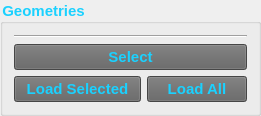
     <widget class="QGroupBox" name="geometries_groupBox">
      <property name="font">
       <font>
        <family>Microsoft Sans Serif</family>
        <pointsize>11</pointsize>
        <weight>75</weight>
        <bold>true</bold>
       </font>
      </property>
      <property name="styleSheet">
       <string notr="true">color: rgb(26, 209, 255);
border-color: rgb(199, 199, 199);</string>
      </property>
      <property name="title">
       <string>Geometries</string>
      </property>
      <layout class="QVBoxLayout" name="geometries_groupBox_verticalLayout">
       <item>
        <layout class="QVBoxLayout" name="geometries_treeView_verticalLayout"/>
       </item>
       <item>
        <widget class="Line" name="geometries_line">
         <property name="font">
          <font>
           <family>Microsoft Sans Serif</family>
           <pointsize>11</pointsize>
          </font>
         </property>
         <property name="orientation">
          <enum>Qt::Horizontal</enum>
         </property>
        </widget>
       </item>
       <item>
        <widget class="QPushButton" name="geometriesSelect_pushButton">
         <property name="sizePolicy">
          <sizepolicy hsizetype="Preferred" vsizetype="Fixed">
           <horstretch>0</horstretch>
           <verstretch>0</verstretch>
          </sizepolicy>
         </property>
         <property name="minimumSize">
          <size>
           <width>0</width>
           <height>25</height>
          </size>
         </property>
         <property name="palette">
          <palette>
           <active>
            <colorrole role="WindowText">
             <brush brushstyle="SolidPattern">
              <color alpha="255">
               <red>26</red>
               <green>209</green>
               <blue>255</blue>
              </color>
             </brush>
            </colorrole>
            <colorrole role="Button">
             <brush brushstyle="SolidPattern">
              <color alpha="255">
               <red>98</red>
               <green>98</green>
               <blue>98</blue>
              </color>
             </brush>
            </colorrole>
            <colorrole role="Text">
             <brush brushstyle="SolidPattern">
              <color alpha="255">
               <red>26</red>
               <green>209</green>
               <blue>255</blue>
              </color>
             </brush>
            </colorrole>
            <colorrole role="ButtonText">
             <brush brushstyle="SolidPattern">
              <color alpha="255">
               <red>26</red>
               <green>209</green>
               <blue>255</blue>
              </color>
             </brush>
            </colorrole>
            <colorrole role="Base">
             <brush brushstyle="SolidPattern">
              <color alpha="255">
               <red>98</red>
               <green>98</green>
               <blue>98</blue>
              </color>
             </brush>
            </colorrole>
            <colorrole role="Window">
             <brush brushstyle="SolidPattern">
              <color alpha="255">
               <red>98</red>
               <green>98</green>
               <blue>98</blue>
              </color>
             </brush>
            </colorrole>
           </active>
           <inactive>
            <colorrole role="WindowText">
             <brush brushstyle="SolidPattern">
              <color alpha="255">
               <red>26</red>
               <green>209</green>
               <blue>255</blue>
              </color>
             </brush>
            </colorrole>
            <colorrole role="Button">
             <brush brushstyle="SolidPattern">
              <color alpha="255">
               <red>98</red>
               <green>98</green>
               <blue>98</blue>
              </color>
             </brush>
            </colorrole>
            <colorrole role="Text">
             <brush brushstyle="SolidPattern">
              <color alpha="255">
               <red>26</red>
               <green>209</green>
               <blue>255</blue>
              </color>
             </brush>
            </colorrole>
            <colorrole role="ButtonText">
             <brush brushstyle="SolidPattern">
              <color alpha="255">
               <red>26</red>
               <green>209</green>
               <blue>255</blue>
              </color>
             </brush>
            </colorrole>
            <colorrole role="Base">
             <brush brushstyle="SolidPattern">
              <color alpha="255">
               <red>98</red>
               <green>98</green>
               <blue>98</blue>
              </color>
             </brush>
            </colorrole>
            <colorrole role="Window">
             <brush brushstyle="SolidPattern">
              <color alpha="255">
               <red>98</red>
               <green>98</green>
               <blue>98</blue>
              </color>
             </brush>
            </colorrole>
           </inactive>
           <disabled>
            <colorrole role="WindowText">
             <brush brushstyle="SolidPattern">
              <color alpha="255">
               <red>26</red>
               <green>209</green>
               <blue>255</blue>
              </color>
             </brush>
            </colorrole>
            <colorrole role="Button">
             <brush brushstyle="SolidPattern">
              <color alpha="255">
               <red>98</red>
               <green>98</green>
               <blue>98</blue>
              </color>
             </brush>
            </colorrole>
            <colorrole role="Text">
             <brush brushstyle="SolidPattern">
              <color alpha="255">
               <red>26</red>
               <green>209</green>
               <blue>255</blue>
              </color>
             </brush>
            </colorrole>
            <colorrole role="ButtonText">
             <brush brushstyle="SolidPattern">
              <color alpha="255">
               <red>26</red>
               <green>209</green>
               <blue>255</blue>
              </color>
             </brush>
            </colorrole>
            <colorrole role="Base">
             <brush brushstyle="SolidPattern">
              <color alpha="255">
               <red>98</red>
               <green>98</green>
               <blue>98</blue>
              </color>
             </brush>
            </colorrole>
            <colorrole role="Window">
             <brush brushstyle="SolidPattern">
              <color alpha="255">
               <red>98</red>
               <green>98</green>
               <blue>98</blue>
              </color>
             </brush>
            </colorrole>
           </disabled>
          </palette>
         </property>
         <property name="font">
          <font>
           <family>Microsoft Sans Serif</family>
           <pointsize>11</pointsize>
           <weight>75</weight>
           <bold>true</bold>
          </font>
         </property>
         <property name="styleSheet">
          <string notr="true">background-color: rgb(98, 98, 98);
color: rgb(26, 209, 255);</string>
         </property>
         <property name="text">
          <string>Select</string>
         </property>
        </widget>
       </item>
       <item>
        <layout class="QHBoxLayout" name="geometriesLoad_pushButton_horizontalLayout">
         <item>
          <widget class="QPushButton" name="geometriesLoadSelected_pushButton">
           <property name="sizePolicy">
            <sizepolicy hsizetype="Preferred" vsizetype="Fixed">
             <horstretch>0</horstretch>
             <verstretch>0</verstretch>
            </sizepolicy>
           </property>
           <property name="minimumSize">
            <size>
             <width>0</width>
             <height>25</height>
            </size>
           </property>
           <property name="palette">
            <palette>
             <active>
              <colorrole role="WindowText">
               <brush brushstyle="SolidPattern">
                <color alpha="255">
                 <red>26</red>
                 <green>209</green>
                 <blue>255</blue>
                </color>
               </brush>
              </colorrole>
              <colorrole role="Button">
               <brush brushstyle="SolidPattern">
                <color alpha="255">
                 <red>98</red>
                 <green>98</green>
                 <blue>98</blue>
                </color>
               </brush>
              </colorrole>
              <colorrole role="Text">
               <brush brushstyle="SolidPattern">
                <color alpha="255">
                 <red>26</red>
                 <green>209</green>
                 <blue>255</blue>
                </color>
               </brush>
              </colorrole>
              <colorrole role="ButtonText">
               <brush brushstyle="SolidPattern">
                <color alpha="255">
                 <red>26</red>
                 <green>209</green>
                 <blue>255</blue>
                </color>
               </brush>
              </colorrole>
              <colorrole role="Base">
               <brush brushstyle="SolidPattern">
                <color alpha="255">
                 <red>98</red>
                 <green>98</green>
                 <blue>98</blue>
                </color>
               </brush>
              </colorrole>
              <colorrole role="Window">
               <brush brushstyle="SolidPattern">
                <color alpha="255">
                 <red>98</red>
                 <green>98</green>
                 <blue>98</blue>
                </color>
               </brush>
              </colorrole>
             </active>
             <inactive>
              <colorrole role="WindowText">
               <brush brushstyle="SolidPattern">
                <color alpha="255">
                 <red>26</red>
                 <green>209</green>
                 <blue>255</blue>
                </color>
               </brush>
              </colorrole>
              <colorrole role="Button">
               <brush brushstyle="SolidPattern">
                <color alpha="255">
                 <red>98</red>
                 <green>98</green>
                 <blue>98</blue>
                </color>
               </brush>
              </colorrole>
              <colorrole role="Text">
               <brush brushstyle="SolidPattern">
                <color alpha="255">
                 <red>26</red>
                 <green>209</green>
                 <blue>255</blue>
                </color>
               </brush>
              </colorrole>
              <colorrole role="ButtonText">
               <brush brushstyle="SolidPattern">
                <color alpha="255">
                 <red>26</red>
                 <green>209</green>
                 <blue>255</blue>
                </color>
               </brush>
              </colorrole>
              <colorrole role="Base">
               <brush brushstyle="SolidPattern">
                <color alpha="255">
                 <red>98</red>
                 <green>98</green>
                 <blue>98</blue>
                </color>
               </brush>
              </colorrole>
              <colorrole role="Window">
               <brush brushstyle="SolidPattern">
                <color alpha="255">
                 <red>98</red>
                 <green>98</green>
                 <blue>98</blue>
                </color>
               </brush>
              </colorrole>
             </inactive>
             <disabled>
              <colorrole role="WindowText">
               <brush brushstyle="SolidPattern">
                <color alpha="255">
                 <red>26</red>
                 <green>209</green>
                 <blue>255</blue>
                </color>
               </brush>
              </colorrole>
              <colorrole role="Button">
               <brush brushstyle="SolidPattern">
                <color alpha="255">
                 <red>98</red>
                 <green>98</green>
                 <blue>98</blue>
                </color>
               </brush>
              </colorrole>
              <colorrole role="Text">
               <brush brushstyle="SolidPattern">
                <color alpha="255">
                 <red>26</red>
                 <green>209</green>
                 <blue>255</blue>
                </color>
               </brush>
              </colorrole>
              <colorrole role="ButtonText">
               <brush brushstyle="SolidPattern">
                <color alpha="255">
                 <red>26</red>
                 <green>209</green>
                 <blue>255</blue>
                </color>
               </brush>
              </colorrole>
              <colorrole role="Base">
               <brush brushstyle="SolidPattern">
                <color alpha="255">
                 <red>98</red>
                 <green>98</green>
                 <blue>98</blue>
                </color>
               </brush>
              </colorrole>
              <colorrole role="Window">
               <brush brushstyle="SolidPattern">
                <color alpha="255">
                 <red>98</red>
                 <green>98</green>
                 <blue>98</blue>
                </color>
               </brush>
              </colorrole>
             </disabled>
            </palette>
           </property>
           <property name="font">
            <font>
             <family>Microsoft Sans Serif</family>
             <pointsize>11</pointsize>
             <weight>75</weight>
             <bold>true</bold>
            </font>
           </property>
           <property name="styleSheet">
            <string notr="true">background-color: rgb(98, 98, 98);
color: rgb(26, 209, 255);</string>
           </property>
           <property name="text">
            <string>  Load Selected  </string>
           </property>
          </widget>
         </item>
         <item>
          <widget class="QPushButton" name="geometriesLoadAll_pushButton">
           <property name="sizePolicy">
            <sizepolicy hsizetype="Preferred" vsizetype="Fixed">
             <horstretch>0</horstretch>
             <verstretch>0</verstretch>
            </sizepolicy>
           </property>
           <property name="minimumSize">
            <size>
             <width>0</width>
             <height>25</height>
            </size>
           </property>
           <property name="palette">
            <palette>
             <active>
              <colorrole role="WindowText">
               <brush brushstyle="SolidPattern">
                <color alpha="255">
                 <red>26</red>
                 <green>209</green>
                 <blue>255</blue>
                </color>
               </brush>
              </colorrole>
              <colorrole role="Button">
               <brush brushstyle="SolidPattern">
                <color alpha="255">
                 <red>98</red>
                 <green>98</green>
                 <blue>98</blue>
                </color>
               </brush>
              </colorrole>
              <colorrole role="Text">
               <brush brushstyle="SolidPattern">
                <color alpha="255">
                 <red>26</red>
                 <green>209</green>
                 <blue>255</blue>
                </color>
               </brush>
              </colorrole>
              <colorrole role="ButtonText">
               <brush brushstyle="SolidPattern">
                <color alpha="255">
                 <red>26</red>
                 <green>209</green>
                 <blue>255</blue>
                </color>
               </brush>
              </colorrole>
              <colorrole role="Base">
               <brush brushstyle="SolidPattern">
                <color alpha="255">
                 <red>98</red>
                 <green>98</green>
                 <blue>98</blue>
                </color>
               </brush>
              </colorrole>
              <colorrole role="Window">
               <brush brushstyle="SolidPattern">
                <color alpha="255">
                 <red>98</red>
                 <green>98</green>
                 <blue>98</blue>
                </color>
               </brush>
              </colorrole>
             </active>
             <inactive>
              <colorrole role="WindowText">
               <brush brushstyle="SolidPattern">
                <color alpha="255">
                 <red>26</red>
                 <green>209</green>
                 <blue>255</blue>
                </color>
               </brush>
              </colorrole>
              <colorrole role="Button">
               <brush brushstyle="SolidPattern">
                <color alpha="255">
                 <red>98</red>
                 <green>98</green>
                 <blue>98</blue>
                </color>
               </brush>
              </colorrole>
              <colorrole role="Text">
               <brush brushstyle="SolidPattern">
                <color alpha="255">
                 <red>26</red>
                 <green>209</green>
                 <blue>255</blue>
                </color>
               </brush>
              </colorrole>
              <colorrole role="ButtonText">
               <brush brushstyle="SolidPattern">
                <color alpha="255">
                 <red>26</red>
                 <green>209</green>
                 <blue>255</blue>
                </color>
               </brush>
              </colorrole>
              <colorrole role="Base">
               <brush brushstyle="SolidPattern">
                <color alpha="255">
                 <red>98</red>
                 <green>98</green>
                 <blue>98</blue>
                </color>
               </brush>
              </colorrole>
              <colorrole role="Window">
               <brush brushstyle="SolidPattern">
                <color alpha="255">
                 <red>98</red>
                 <green>98</green>
                 <blue>98</blue>
                </color>
               </brush>
              </colorrole>
             </inactive>
             <disabled>
              <colorrole role="WindowText">
               <brush brushstyle="SolidPattern">
                <color alpha="255">
                 <red>26</red>
                 <green>209</green>
                 <blue>255</blue>
                </color>
               </brush>
              </colorrole>
              <colorrole role="Button">
               <brush brushstyle="SolidPattern">
                <color alpha="255">
                 <red>98</red>
                 <green>98</green>
                 <blue>98</blue>
                </color>
               </brush>
              </colorrole>
              <colorrole role="Text">
               <brush brushstyle="SolidPattern">
                <color alpha="255">
                 <red>26</red>
                 <green>209</green>
                 <blue>255</blue>
                </color>
               </brush>
              </colorrole>
              <colorrole role="ButtonText">
               <brush brushstyle="SolidPattern">
                <color alpha="255">
                 <red>26</red>
                 <green>209</green>
                 <blue>255</blue>
                </color>
               </brush>
              </colorrole>
              <colorrole role="Base">
               <brush brushstyle="SolidPattern">
                <color alpha="255">
                 <red>98</red>
                 <green>98</green>
                 <blue>98</blue>
                </color>
               </brush>
              </colorrole>
              <colorrole role="Window">
               <brush brushstyle="SolidPattern">
                <color alpha="255">
                 <red>98</red>
                 <green>98</green>
                 <blue>98</blue>
                </color>
               </brush>
              </colorrole>
             </disabled>
            </palette>
           </property>
           <property name="font">
            <font>
             <family>Microsoft Sans Serif</family>
             <pointsize>11</pointsize>
             <weight>75</weight>
             <bold>true</bold>
            </font>
           </property>
           <property name="styleSheet">
            <string notr="true">background-color: rgb(98, 98, 98);
color: rgb(26, 209, 255);</string>
           </property>
           <property name="text">
            <string>    Load All    </string>
           </property>
          </widget>
         </item>
        </layout>
       </item>
      </layout>
     </widget>
